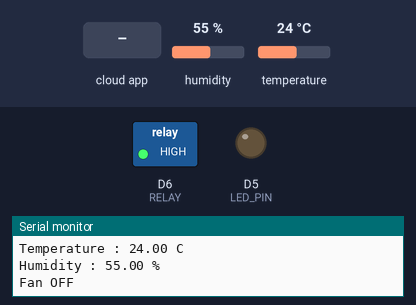
Bench run of a sketch on a simulated ESP8266 (NodeMCU). Parts: switched loads named in the sketch (green lamp = pin HIGH), output pins drawn as LEDs (lit = HIGH), the last lines printed to the serial monitor. The inputs (shaded band) are chosen by the test bench; at power-on: temperature 24 °C, humidity 55 %. WiFi joins after 1.5 s; servers stay silent unless stated.

Above: at 2.7 s.
2.8 s: temperature set to 28 °C
7.2 s: temperature set to 31 °C
At 11.1 s:
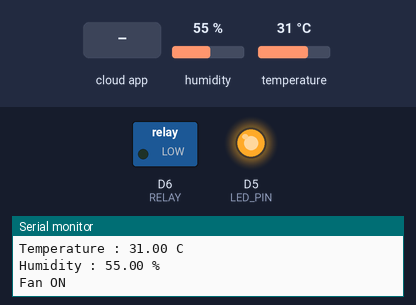
13.0 s: the phone or cloud app sets thresholdTemperature to 50
At 15.2 s:
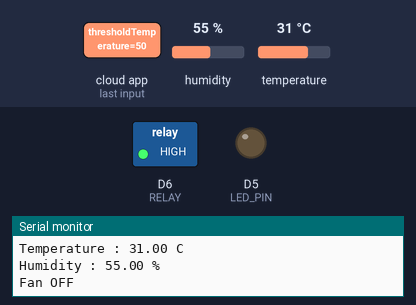
15.5 s: the phone or cloud app sets thresholdTemperature to 25
At 17.3 s:
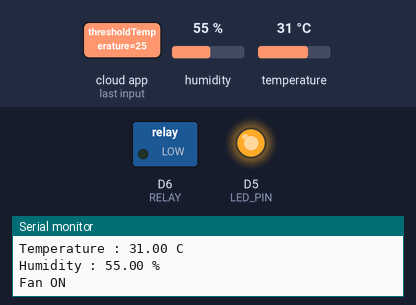
Timing chart, 0 to 18.5 s (numbered marks = the images above; inputs shaded):
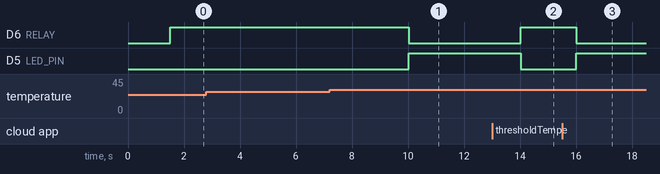

Measured:
- the behaviour switches between 29 and 30 °C on temperature (found by bisection; images 0 and 1)
- after the input at 7.2 s, D6 (RELAY): HIGH → LOW after 2.8 s; D5 (LED_PIN): LOW → HIGH after 2.8 s
- after the input at 13.0 s, D6 (RELAY): LOW → HIGH after 1.0 s; D5 (LED_PIN): HIGH → LOW after 1.0 s
- after the input at 15.5 s, D6 (RELAY): HIGH → LOW after 0.51 s; D5 (LED_PIN): LOW → HIGH after 0.51 s

The sketch:

Temperature_Monitoring_System_jun27b.ino
```cpp
#include "arduino_secrets.h"
#include "thingProperties.h"

#include <DHT.h>

#define DHTPIN D4
#define DHTTYPE DHT11

#define LED_PIN D5

#define RELAY D6

DHT dht(DHTPIN, DHTTYPE);

unsigned long previousMillis = 0;
const long interval = 2000;

void setup()
{
  Serial.begin(115200);
  delay(1500);

  pinMode(LED_PIN, OUTPUT);
  pinMode(RELAY, OUTPUT);
  digitalWrite(RELAY, HIGH);

  digitalWrite(LED_PIN, LOW);

  dht.begin();

  initProperties();
  thresholdTemperature = 30.0;

  ArduinoCloud.begin(ArduinoIoTPreferredConnection);

  setDebugMessageLevel(2);
  ArduinoCloud.printDebugInfo();

  Serial.println("System Started");
}

void loop()
{
  ArduinoCloud.update();

  unsigned long currentMillis = millis();

  if(currentMillis - previousMillis >= interval)
  {
    previousMillis = currentMillis;

    humidity = dht.readHumidity();
    temperature = dht.readTemperature();

    if(isnan(humidity) || isnan(temperature))
    {
      Serial.println("Failed to read DHT11");
      return;
    }

    Serial.print("Temperature : ");
    Serial.print(temperature);
    Serial.println(" C");

    Serial.print("Humidity : ");
    Serial.print(humidity);
    Serial.println(" %");

 if (temperature >= thresholdTemperature)
{
    Alert = true;
    fan = true;

    digitalWrite(LED_PIN, HIGH);
    digitalWrite(RELAY, LOW);

    Serial.println("Fan ON");
}
else if (temperature <= thresholdTemperature - 1)
{
    Alert = false;
    fan = false;

    digitalWrite(LED_PIN, LOW);
    digitalWrite(RELAY, HIGH);

    Serial.println("Fan OFF");
}
  }
}
void onThresholdTemperatureChange() {
  Serial.print("Threshold changed to: ");
  Serial.println(thresholdTemperature);
}
```

arduino_secrets.h
```cpp
#define SECRET_DEVICE_KEY ""
#define SECRET_OPTIONAL_PASS ""
#define SECRET_SSID ""
```

thingProperties.h
```cpp
// Code generated by Arduino IoT Cloud, DO NOT EDIT.

#include <ArduinoIoTCloud.h>
#include <Arduino_ConnectionHandler.h>

const char DEVICE_LOGIN_NAME[]  = "";

const char SSID[]               = SECRET_SSID;    // Network SSID (name)
const char PASS[]               = SECRET_OPTIONAL_PASS;    // Network password (use for WPA, or use as key for WEP)
const char DEVICE_KEY[]  = SECRET_DEVICE_KEY;    // Secret device password

void onThresholdTemperatureChange();

float humidity;
float temperature;
float thresholdTemperature;
bool Alert;
bool fan;

void initProperties(){

  ArduinoCloud.setBoardId(DEVICE_LOGIN_NAME);
  ArduinoCloud.setSecretDeviceKey(DEVICE_KEY);
  ArduinoCloud.addProperty(humidity, READ, ON_CHANGE, NULL);
  ArduinoCloud.addProperty(temperature, READ, ON_CHANGE, NULL);
  ArduinoCloud.addProperty(thresholdTemperature, READWRITE, ON_CHANGE, onThresholdTemperatureChange);
  ArduinoCloud.addProperty(Alert, READ, ON_CHANGE, NULL);
  ArduinoCloud.addProperty(fan, READ, ON_CHANGE, NULL);

}

WiFiConnectionHandler ArduinoIoTPreferredConnection(SSID, PASS);
```
